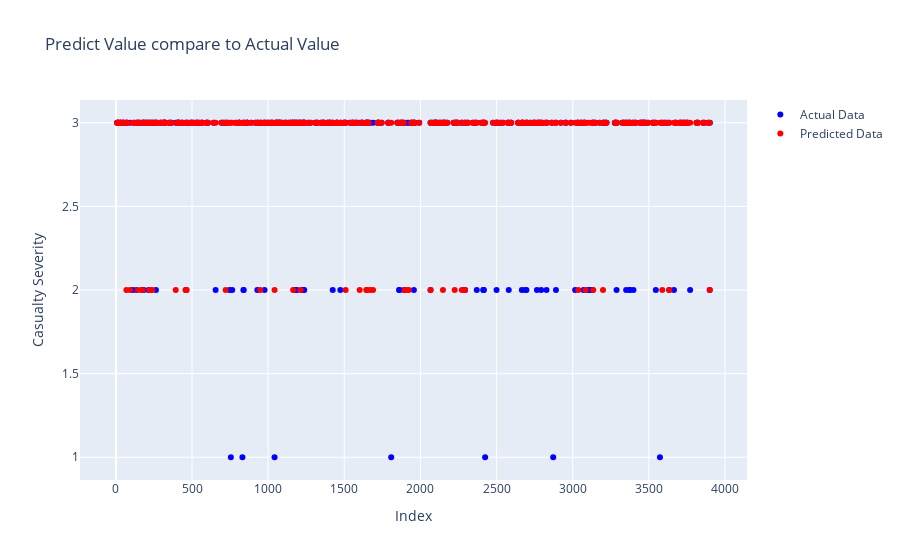

Write notebook code for a chart like this one.
### Code cell
selected_columns = ['Road Surface', 'Lighting Conditions', 'Weather Conditions', 'Casualty Severity']
subset_df = df[selected_columns]
X = subset_df.drop('Casualty Severity', axis=1)
y = subset_df['Casualty Severity']
X_train, X_test, y_train, y_test = train_test_split(X, y, test_size=0.1, random_state=42)

knn = KNeighborsClassifier(n_neighbors=5)
knn.fit(X_train, y_train)
y_pred = knn.predict(X_test)

result_df_rf = pd.DataFrame({
    'Actual Data': y_test,
    'Predicted Data': y_pred
})

trace_actual = go.Scatter(
    x=result_df_rf.index, 
    y=result_df_rf['Actual Data'], 
    mode='markers', 
    name='Actual Data', 
    marker=dict(color='blue')
)
trace_predicted = go.Scatter(
    x=result_df_rf.index, 
    y=result_df_rf['Predicted Data'], 
    mode='markers', 
    name='Predicted Data', 
    marker=dict(color='red')
)

layout_rf = go.Layout(
    title='Predict Value compare to Actual Value',
    xaxis=dict(title='Index'),
    yaxis=dict(title='Casualty Severity'),
    hovermode='closest'
)

fig_rf = go.Figure(data=[trace_actual, trace_predicted], layout=layout_rf)
fig_rf.show()

### Figure 1 — Plotly figure (JSON) as saved in the notebook; plotly's stock layout.template omitted (floating-point values rounded to 4 significant figures; data arrays with more than 128 entries replaced by an {"elided": "..."} marker saying what was removed)
{"data": [{"marker": {"color": "blue"}, "mode": "markers", "name": "Actual Data", "type": "scatter", "x": {"elided": "391 int values"}, "y": {"elided": "391 int values"}}, {"marker": {"color": "red"}, "mode": "markers", "name": "Predicted Data", "type": "scatter", "x": {"elided": "391 int values"}, "y": {"elided": "391 int values"}}], "layout": {"hovermode": "closest", "title": {"text": "Predict Value compare to Actual Value"}, "xaxis": {"title": {"text": "Index"}}, "yaxis": {"title": {"text": "Casualty Severity"}}}}
